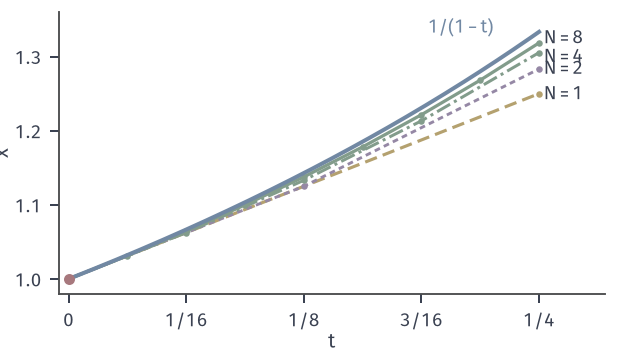

Python code for this plot:
from pathlib import Path
import sys
sys.path.insert(0,str(Path(__file__).resolve().parents[1]/"odeex-common"))
from odeex_common import *
HERE=Path(__file__).resolve().parent

# Euler polygons on [0,1/4] for x'=x^2,x(0)=1, N=1,2,4,8.
fig,ax=figure(width_mm=88,height_mm=50)
panel(fig,.095,.97,.965,.17)
d=.25
styles={1:(YELLOW,(0,(4,2)),1.25),2:(PURPLE,(0,(2,1.5)),1.15),4:(GREEN,(0,(5,1.5,1,1.5)),1.2),8:(GREEN,'-',1.3)}
res={}
for N,(c,ls,lw) in styles.items():
    h=d/N; xs=[1.]
    for k in range(N): xs.append(xs[-1]+h*xs[-1]**2)
    t=[k*h for k in range(N+1)]; res[N]=xs[-1]
    ax.plot(t,xs,color=c,ls=ls,lw=lw,marker='o',ms=2.6,mew=0)
    ax.text(.2525,xs[-1]+{1:0,2:0,4:-.006,8:.006}[N],f'$N={N}$',color=INK,fontsize=7.5,va='center')
t=np.linspace(0,d,200); ax.plot(t,1/(1-t),color=BLUE,lw=1.6,zorder=5)
ax.text(.226,1.325,'$1/(1-t)$',color=BLUE,fontsize=7.5,ha='right',va='bottom')
dot(ax,0,1); ax.set_xlim(-.005,.285); ax.set_ylim(.98,1.36); ax.set_xticks([0,.0625,.125,.1875,.25]); ax.set_xticklabels(['0','1/16','1/8','3/16','1/4']); ax.set_xlabel('$t$',labelpad=1); ax.set_ylabel('$x$',labelpad=1)
save(fig,HERE,'figure',{'end_values':res,'exact':4/3})
